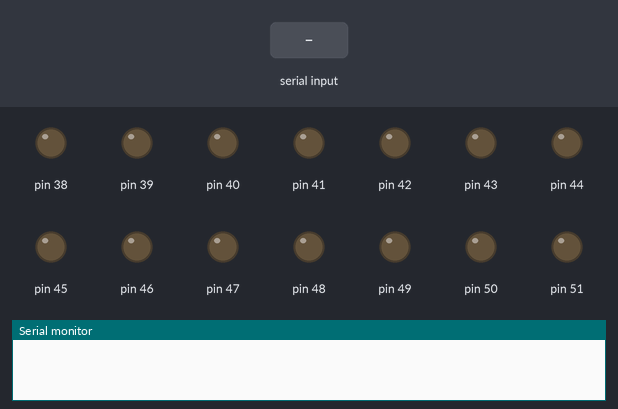
Recording of a sketch running on a simulated Arduino Mega 2560, built with avr-gcc and run on an emulated ATmega2560. On the bench: output pins drawn as LEDs (lit = HIGH), the last lines printed to the serial monitor. The test bench sets the inputs (shaded band).

Above: at 1.2 s.
1.3 s: "1\n" received over the second serial link
At 1.7 s:
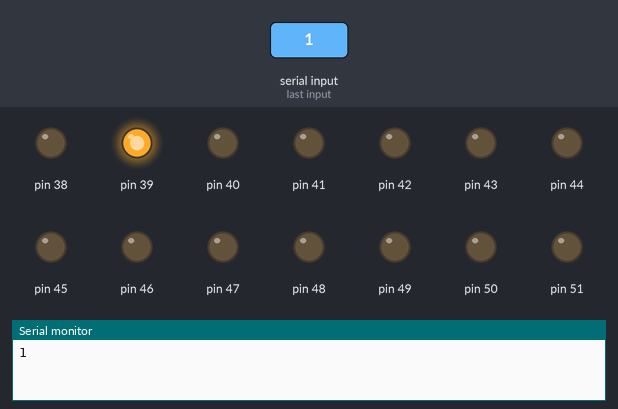
2.8 s: "3\n" received over the second serial link
At 4.0 s:
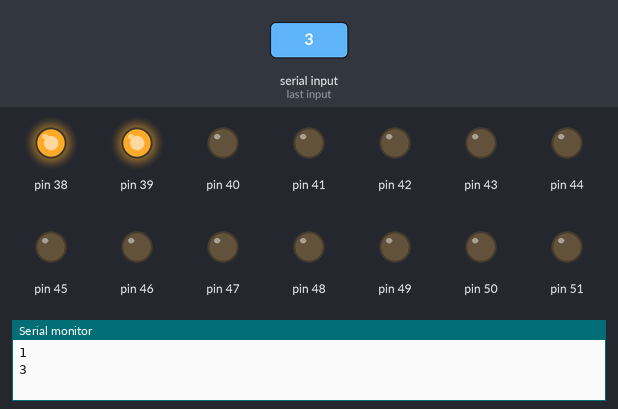
4.3 s: "2\n" received over the second serial link
At 5.3 s:
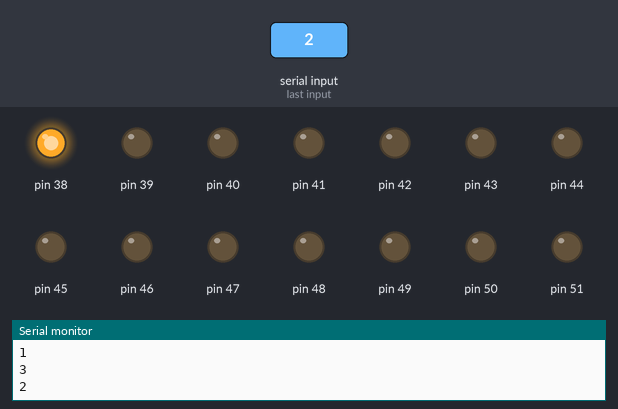
5.8 s: "5\n" received over the second serial link
At 6.5 s:
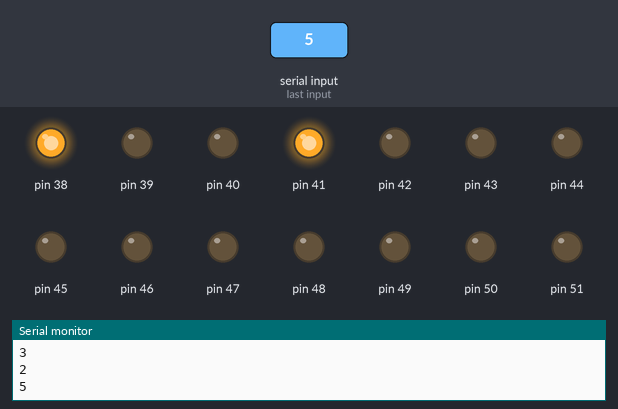
7.3 s: "1,90\n" received over the second serial link
At 7.6 s:
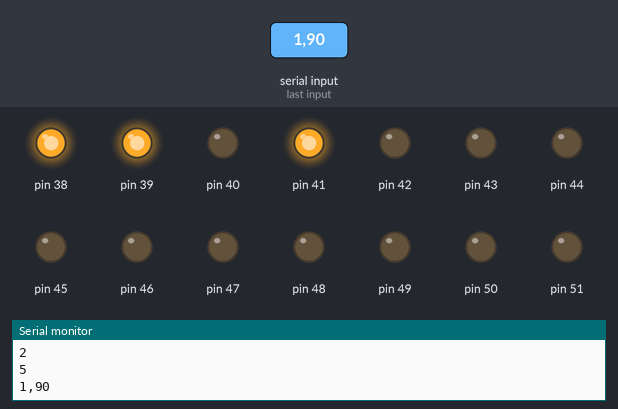
8.8 s: "4\n" received over the second serial link
At 10.0 s:
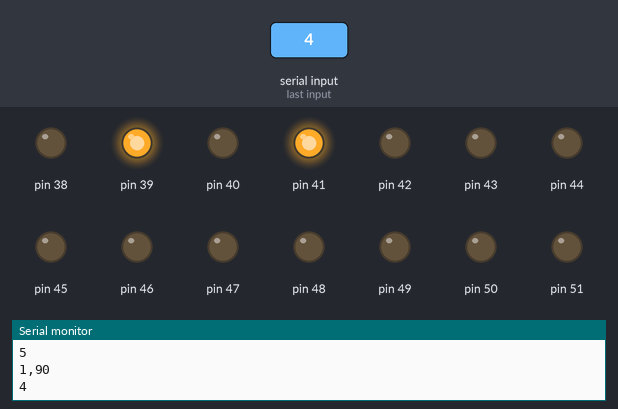
Timing chart, 0 to 11.3 s (numbered marks = the images above; inputs shaded):
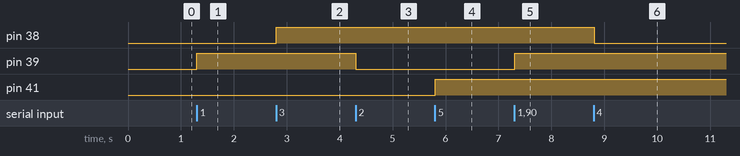

The sketch:

Mega_Serial.ino
```cpp
/*
Pamir Software IT Solution
Mohammad Azimi

in this case Arduino Mage Connect to ESP8266 and ESP8266 Read Data from Firebase
and send via serial Commication to Arduino Mega.
hier my Arduino mega is connectet to a Realy with 16 channel
*/


#include <Wire.h>


#include <LiquidCrystal_I2C.h>

LiquidCrystal_I2C lcd(0x27,20,4);


void setup() {
  Serial.begin(115200);   // Start serial communication with the PC
  Serial1.begin(115200);
  pinMode(39, OUTPUT); //1
  pinMode(38, OUTPUT); //2
  pinMode(41, OUTPUT); //3
  pinMode(40, OUTPUT); //4
  pinMode(43, OUTPUT); //5
  pinMode(42, OUTPUT); //6
  pinMode(45, OUTPUT); //7
  pinMode(44, OUTPUT); //8
  pinMode(47, OUTPUT); //9
  pinMode(46, OUTPUT); //10
  pinMode(49, OUTPUT); //11
  pinMode(48, OUTPUT); //12
  pinMode(51, OUTPUT); //13
  pinMode(50, OUTPUT); //12
  pinMode(53, OUTPUT); //15
  pinMode(52, OUTPUT); //16

}
void loop() {
  // Check if data is available from the ESP8266
  if (Serial1.available()) {
    String message = Serial1.readStringUntil('\n');

  Serial.println(message); // Print the received message to the Serial Monitor

if(message.toInt() == 1){
    digitalWrite(39, HIGH);
}
if(message.toInt() == 2){
    digitalWrite(39, LOW);
}

if(message.toInt() == 3){
    digitalWrite(38, HIGH);
}
if(message.toInt() == 4){
    digitalWrite(38, LOW);
}


  if(message.toInt() == 5){
    digitalWrite(41, HIGH);
}
if(message.toInt() == 6){
    digitalWrite(41, LOW);
}


  if(message.toInt() == 7){
    digitalWrite(40, HIGH);
}
if(message.toInt() == 8){
    digitalWrite(40, LOW);
}


if(message.toInt() == 9){
    digitalWrite(43, HIGH);
}
if(message.toInt() == 10){
    digitalWrite(43, LOW);
}


  if(message.toInt() == 11){
    digitalWrite(42, HIGH);
}
if(message.toInt() == 12){
    digitalWrite(42, LOW);
}


  if(message.toInt() == 13){
    digitalWrite(45, HIGH);
}
if(message.toInt() == 14){
    digitalWrite(45, LOW);
}


  if(message.toInt() == 15){
    digitalWrite(44, HIGH);
}
if(message.toInt() == 16){
    digitalWrite(44, LOW);
}


  if(message.toInt() == 17){
    digitalWrite(47, HIGH);
}
if(message.toInt() == 18){
    digitalWrite(47, LOW);
}


  if(message.toInt() == 19){
    digitalWrite(46, HIGH);
}
if(message.toInt() == 20){
    digitalWrite(46, LOW);
}


if(message.toInt() == 21){
    digitalWrite(49, HIGH);
}
if(message.toInt() == 22){
    digitalWrite(49, LOW);
}

  if(message.toInt() == 23){
    digitalWrite(48, HIGH);
}
if(message.toInt() == 24){
    digitalWrite(48, LOW);
}

  if(message.toInt() == 25){
    digitalWrite(51, HIGH);
}
if(message.toInt() == 26){
    digitalWrite(51, LOW);
}


  if(message.toInt() == 27){
    digitalWrite(50, HIGH);
}
if(message.toInt() == 28){
    digitalWrite(50, LOW);
}


  if(message.toInt() == 29){
    digitalWrite(52, HIGH);
}
if(message.toInt() == 30){
    digitalWrite(52, LOW);
}

  if(message.toInt() == 31){
    digitalWrite(53, HIGH);
}
if(message.toInt() == 32){
    digitalWrite(53, LOW);
}


  if(message.toInt() == 33){
    digitalWrite(51, HIGH);
}
if(message.toInt() == 34){
    digitalWrite(51, LOW);
}
  }
  // Example of sending data back to ESP8266 (optional)
  Serial1.println();
  delay(100); // Wait for a second
}
```

Measured:
- after the input at 1.3 s, pin 39: LOW → HIGH at once
- after the input at 2.8 s, pin 38: LOW → HIGH at once
- after the input at 4.3 s, pin 39: HIGH → LOW at once
- after the input at 5.8 s, pin 41: LOW → HIGH at once
- after the input at 7.3 s, pin 39: LOW → HIGH at once
- after the input at 8.8 s, pin 38: HIGH → LOW at once
